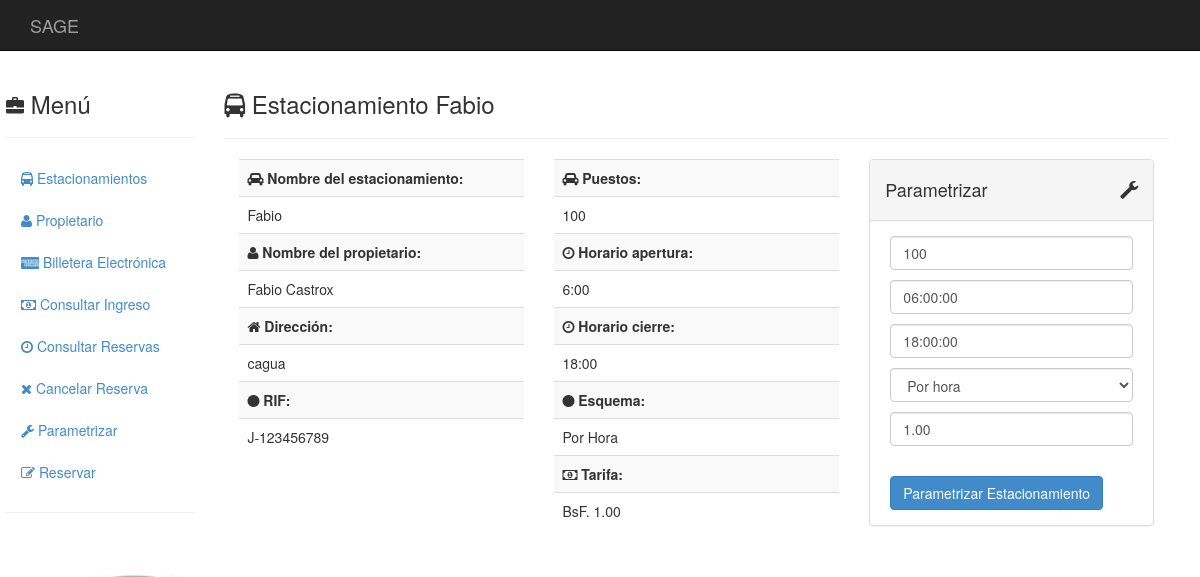
The app's page /estacionamientos/1/ with its own data.
### estacionamientos/models.py (models this page shows, shortened)
class Estacionamiento(models.Model):
	propietario = models.ForeignKey(Propietario)
	nombre      = models.CharField(max_length = 50)
	direccion   = models.TextField(max_length = 120)
	telefono1   = models.CharField(blank = True, null = True, max_length = 30)
	telefono2   = models.CharField(blank = True, null = True, max_length = 30)
	telefono3   = models.CharField(blank = True, null = True, max_length = 30)
	email1      = models.EmailField(blank = True, null = True)
	email2      = models.EmailField(blank = True, null = True)
	rif         = models.CharField(max_length = 12)
	content_type = models.ForeignKey(ContentType, null = True)
	object_id    = models.PositiveIntegerField(null = True)
	tarifa       = GenericForeignKey()
	apertura     = models.TimeField(blank = True, null = True)
	cierre       = models.TimeField(blank = True, null = True)
	capacidad    = models.IntegerField(blank = True, null = True)

class Propietario(models.Model):
	nombre       = models.CharField(max_length = 50, null = False)
	apellido     = models.CharField(max_length = 50, blank = True, null = True)
	cedula       = models.CharField(max_length = 10, null = False)
	telefono     = models.CharField(blank = True, null = True, max_length = 30)
	email        = models.EmailField(blank = True, null = True)

class EsquemaTarifario(models.Model):
	tarifa         = models.DecimalField(max_digits=20, decimal_places=2)
	tarifa2        = models.DecimalField(blank = True, null = True, max_digits=10, decimal_places=2)
	inicioEspecial = models.TimeField(blank = True, null = True)
	finEspecial    = models.TimeField(blank = True, null = True)
	class Meta:
		abstract = True

class TarifaHora(EsquemaTarifario):
	def tipo(self):
		return("Por Hora")

### estacionamientos/views.py (the view, shortened to what this page needs)
# urls.py: url(r'^(?P<_id>\d+)/$', views.estacionamiento_detail, name = 'estacionamiento_detail'),
def estacionamiento_detail(request, _id):
    _id = int(_id)
    try:
        estacionamiento = Estacionamiento.objects.get(id = _id)
    except ObjectDoesNotExist:
        raise Http404
    if request.method == 'GET':
        if estacionamiento.tarifa:
            form_data = {
                'horarioin' : estacionamiento.apertura,
                'horarioout' : estacionamiento.cierre,
                'tarifa' : estacionamiento.tarifa.tarifa,
                'tarifa2' : estacionamiento.tarifa.tarifa2,
                'inicioTarifa2' : estacionamiento.tarifa.inicioEspecial,
                'finTarifa2' : estacionamiento.tarifa.finEspecial,
                'puestos' : estacionamiento.capacidad,
                'esquema' : estacionamiento.tarifa.__class__.__name__
            }
            form = EstacionamientoExtendedForm(data = form_data)
        else:
            form = EstacionamientoExtendedForm()
    return render(
        request,
        'detalle-estacionamiento.html',
        { 'form': form
        , 'estacionamiento': estacionamiento
        }
    )

### templates/detalle-estacionamiento.html (shortened to what this page needs)
{% extends "base.html" %}
{% block innerContents%}
  <div class="col-sm-10">
    <h3><i class="fa fa-bus"></i>
      Estacionamiento {{estacionamiento.nombre}}
    </h3>
    <hr>
    <div class="col-md-4">
      {% include "datos.html" %}
    </div>
    <div class="col-md-4">
      {% include "parametros.html" %}
    </div>
    <div class="col-md-4">
      {% include "parametrizar-form.html" %}
    </div>
  </div>
{% endblock %}

### templates/datos.html (shortened to what this page needs)
<table class="table table-striped">
  <tbody>
    <tr><td><b><i class="fa fa-car"></i>
      Nombre del estacionamiento:
    </b></td></tr>
    <tr><td>
      {{estacionamiento.nombre}}
    </td></tr>
    <tr><td><b><i class="fa fa-user"></i>
      Nombre del propietario:
    </b></td></tr>
    <tr><td>
      {{estacionamiento.propietario.nombre}}&nbsp;{{estacionamiento.propietario.apellido}}
    </td></tr>
    <tr><td><b><i class="fa fa-home"></i>
      Dirección:
    </b></td></tr>
    <tr><td>
      {{estacionamiento.direccion}}
    </td></tr>
    <tr><td><b><i class="fa fa-circle"></i>
      RIF:
    </b></td></tr>
    <tr><td>
      {{estacionamiento.rif}}
    </td></tr>
  </tbody>
</table>

### templates/parametros.html (shortened to what this page needs)
{% load humanize %}
<table class="table table-striped">
  <tbody>
    {% if estacionamiento.capacidad %}
      <tr><td><b><i class="fa fa-car"></i> Puestos:</b></td></tr>
      <tr><td>{{estacionamiento.capacidad}}</td></tr>
      <tr><td><b><i class="fa fa-clock-o"></i> Horario apertura:</b></td></tr>
      <tr><td>{{estacionamiento.apertura}}</td></tr>
      <tr><td><b><i class="fa fa-clock-o"></i> Horario cierre:</b></td></tr>
      <tr><td>{{estacionamiento.cierre}}</td></tr>
    {% endif %}
    {% if estacionamiento.tarifa %}
      <tr><td><b><i class="fa fa-circle"></i></i> Esquema:</b></td></tr>
      <tr><td>{{estacionamiento.tarifa.tipo}} </td></tr>
    {% endif %}
    {% if estacionamiento.tarifa.tipo == "Tarifa diferenciada para fines de semana" %}
      <tr><td><b><i class="fa fa-money"></i></i> Tarifa regular:</b></td></tr>
      <tr><td>BsF. {{estacionamiento.tarifa}}</td></tr>
      <tr><td><b><i class="fa fa-money"></i></i> Tarifa fin de semana:</b></td></tr>
      <tr><td>BsF. {{estacionamiento.tarifa.tarifa2}}</td></tr>
    {% elif estacionamiento.capacidad %}
      <tr><td><b><i class="fa fa-money"></i></i> Tarifa:</b></td></tr>
      <tr><td>BsF. {{estacionamiento.tarifa.tarifa|floatformat:2|intcomma}}</td></tr>
    {% endif %}
  </tbody>
</table>

### static/css/base.css (style rules this page uses)
body { background-image: url("./images.jpg"); background-repeat:no-repeat; background-position: bottom left; background-attachment: fixed; }
i { font-size:18px; }

### records on screen
Estacionamiento: nombre "Fabio", propietario.nombre "Fabio", propietario.apellido "Castrox", direccion "cagua", rif "J-123456789", capacidad "100", apertura "6:00", cierre "18:00", tarifa.tipo "Por Hora", tarifa.tarifa "1.00"
